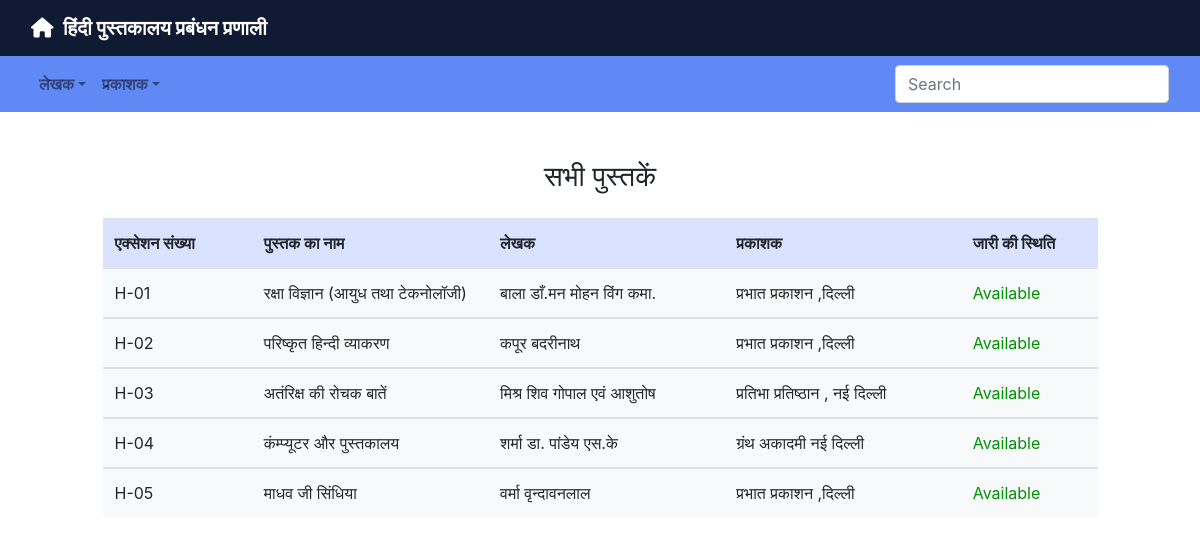
The app's page /user/book_info.php with its own data.
### tables this page shows
CREATE TABLE `books` (
  `ac_no` varchar(100) NOT NULL,
  `book_name` varchar(100) DEFAULT NULL,
  `author` varchar(100) DEFAULT NULL,
  `publisher` varchar(100) DEFAULT NULL,
  `category` varchar(100) DEFAULT NULL,
  `purchase_year` int(4) DEFAULT NULL,
  `book_price` int(7) DEFAULT NULL,
  `issue_status` varchar(100) NOT NULL DEFAULT 'Available'
);

### user/book_info.php (the view, shortened to what this page needs)
<?php
	include "../asset/dbconnect.php";
	$query = "select ac_no, book_name, author, publisher, issue_status from books order by substr(ac_no from 1 for 2), cast(substr(ac_no from 1) AS UNSIGNED)";
?>
<!DOCTYPE html>
<html>
<head>
	<link rel="stylesheet" type="text/css" href="../bootstrap4/css/bootstrap.min.css">
	<link rel="stylesheet" type="text/css" href="../css/all.css">
</head>
<body>
	<nav class="navbar navbar-expand-lg navbar-dark font-weight-bold" style="background-color:#101a32">
		<div class="container-fluid">
			<div class="navbar-header">
				<a class="navbar-brand" href="../index.php"><i class="fas fa-house"></i>&nbsp;&nbsp;हिंदी पुस्तकालय प्रबंधन प्रणाली</a>
			</div>
		</div>
	</nav>
    <nav class="navbar navbar-expand-lg navbar-light font-weight-bold sticky-top" style="background-color: #6189f6">
		<div class="container-fluid">
			<ul class="nav navbar-nav navbar-center">
		      <li class="nav-item dropdown">
	        	<a class="nav-link dropdown-toggle" data-toggle="dropdown">लेखक</a>
		      </li>
		      <li class="nav-item dropdown">
	        	<a class="nav-link dropdown-toggle" data-toggle="dropdown">प्रकाशक</a>
		      </li>
		    </ul>
		    <div class="nav navbar-nav navbar-right">
				<input type="text" name="search_field" id="search_field" class="form-control" onkeyup="Search(this.value)" placeholder="Search" value="">
            </div>
		</div>
	</nav>
	<div class="text-center mt-5 mb-4"><h3>सभी पुस्तकें</h3></div>
	<div id="fetch_table">
		<div class="row d-flex justify-content-center">
			<div class="col-md-10">
				<table class="table table-hover">
					<thead class="sticky-top-2" style="background-color: #d9e2ff; z-index: 0;">
						<tr>
							<th style="width:12%">एक्सेशन संख्या</th>
							<th style="width:19%">पुस्तक का नाम</th>
							<th style="width:19%">लेखक</th>
							<th style="width:19%">प्रकाशक</th>
							<th style="width:11%">जारी की स्थिति</th>
						</tr>
					</thead>
				<?php
					$query_run = mysqli_query($connection,$query);
					while ($row = mysqli_fetch_assoc($query_run)){
						$ac_no = $row['ac_no'];
						$book_name = $row['book_name'];
						$author = $row['author'];
						$publisher = $row['publisher'];
						$issue_status = $row['issue_status'];
				?>
					<tbody class="bg-light">
						<tr>
							<td><?php echo $ac_no;?></td>
							<td><?php echo $book_name;?></td>
							<td><?php echo $author;?></td>
							<td><?php echo $publisher;?></td>
							<td class="<?php echo $issue_status?>"><?php echo $issue_status;?></td>
						</tr>
					</tbody>
				<?php
					}
				?>
				</table>
			</div>
		</div>
	</div>
</body>
</html>

### user/book_info.php (style rules this page uses)
.Available { color: #009104; }

### records on screen
books: ac_no "H-01", book_name "रक्षा विज्ञान (आयुध तथा टेकनोलॉजी)", author "बाला डाँ.मन मोहन विंग कमा.", publisher "प्रभात प्रकाशन ,दिल्ली", issue_status "Available"
books: ac_no "H-02", book_name "परिष्कृत हिन्दी व्याकरण", author "कपूर बदरीनाथ", publisher "प्रभात प्रकाशन ,दिल्ली", issue_status "Available"
books: ac_no "H-03", book_name "अतंरिक्ष की रोचक बातें", author "मिश्र शिव गोपाल एवं आशुतोष", publisher "प्रतिभा प्रतिष्ठान , नई दिल्ली", issue_status "Available"
books: ac_no "H-04", book_name "कंम्प्यूटर और पुस्तकालय", author "शर्मा डा. पांडेय एस.के", publisher "ग्रंथ अकादमी नई दिल्ली", issue_status "Available"
books: ac_no "H-05", book_name "माधव जी सिंधिया", author "वर्मा वृन्दावनलाल", publisher "प्रभात प्रकाशन ,दिल्ली", issue_status "Available"
